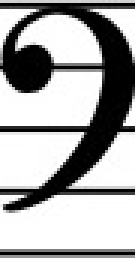
#> input picture resources/templates/clef/bass_1.jpg, 45 x 86 px (shown 3 times larger); its folder holds only this picture in this run
$ python midi_example.py
#> lines starting #> are read from the running program, lines starting #| are printed output that depends on the picture; after the words box and inside, x2 and y2 are one past the last pixel; in counts of white or black regions, pixels touching at a corner belong together
### music_detection/utils/template.py
from enum import Enum

import cv2

from music_detection.utils.preprocessing_functions import generate_thresholded_image


class Template:
    """
    Holds the image template and the type of template. Should probably better be a generic type
    with the enum type.
    """
    def __init__(self, path: str, enum_type: Enum):
        self.template = generate_thresholded_image(cv2.imread(path), True)
        self.type = enum_type

### music_detection/utils/preprocessing_functions.py
import cv2
import numpy as np


# [16 lines left out: function generate_edge_map, not called in this run]


def generate_thresholded_image(image:np.ndarray, binary_inv:bool=True) -> np.ndarray :
    """
    Thresholds PreprocessingManager.image \n
        :param image: np.ndarray, image to be processed
        :param binary_inv: bool, if true the black regions of the original image are in white on the resulting edge map. Otherwise they remain black
        :return: np.ndarray, thresholded image
    """
#> called with binary_inv = True
    im_gray = cv2.cvtColor(image, cv2.COLOR_BGR2GRAY)
#> image is the input picture: shape (86, 45, 3); min 0, max 255, mean 167.3
    im_blur = cv2.GaussianBlur(im_gray, (3, 3), 0)
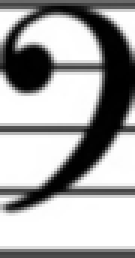
#> im_blur: shape (86, 45) (shown 3 times larger); min 0, max 255, mean 166
    im_adapt_thresh = cv2.adaptiveThreshold(im_blur, 255, cv2.ADAPTIVE_THRESH_MEAN_C,
                        cv2.THRESH_BINARY_INV, 11, 2)
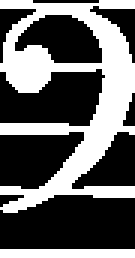
#> im_adapt_thresh: shape (86, 45) (shown 3 times larger); 38.9% white; 2 white regions, box (x1, y1, x2, y2) and area: (0, 0, 45, 71) 1369, (0, 83, 45, 86) 135
    #Closing operation
    #kernel = cv2.getStructuringElement(cv2.MORPH_RECT, (3, 3))
    #im_morph = cv2.morphologyEx(im_adapt_thresh, cv2.MORPH_CLOSE, kernel)

    im_morph=im_adapt_thresh.copy()

    if binary_inv ==False :
        im_morph=255-im_morph

    return im_morph

### music_detection/utils/midi_writer.py
from music_detection.staff import Staff
from music_detection.note import Note
from music_detection.time_enum import TimeSignatureEnum
from music_detection.note_enum import NoteEnum

import midiutil as mu
import math


class MIDIWriter :
    def __init__(self, num_tracks=0) :
        self.num_tracks = 0
        self.track_list = list()
        for i in range(num_tracks) :
            self.addTrack()

    def addStaff(self, track_id:int, staff:Staff) :
        """add Staff object to a specific track. \n
        inputs :
            -track_id : int, index of the track in MIDIWriter.track_list
            -staff : Staff object to be added
        """
        self.track_list[track_id].staff_list.append(staff)

    def writeToFile(self, file_name:str) :
        """Writes the tracks in a MIDIFile and saves it. \n
        input :
            -file_name : string, name of the generated MIDI file (with .mdi extension).
                        Can be a path as well.
        """

        file = mu.MIDIFile(self.num_tracks)
        for track_id,track in enumerate(self.track_list) :
            time = track.start_time
            for staff in track.staff_list :
                file.addTempo(track_id,time,staff.tempo)
                numerator, denominator, clocks_amount = self.__get_time_signature_values(staff.time_signature)
                file.addTimeSignature(track_id, time,numerator,int(math.log(denominator, 2)),clocks_amount)
                for measure in staff.measure_list :
                    for note in measure.note_list :
                        if note.name != NoteEnum.REST:
                            file.addNote(track_id, 0, self.__pitch_convert(note), time, note.duration, 127)
                        time+= note.duration

        with open(file_name,"wb") as output_file :
            file.writeFile(output_file)
        output_file.close()

    def addTrack(self,start_time=0, staff_list = []):
        """Creates and adds a new Track object to MIDIWriter.track_list. \n
        inputs :
            -start-time : time of the first note on of the track
            -staff_list : list, contains Staff objects to be added in the track
        """
        self.track_list.append(Track(start_time,staff_list))
        self.num_tracks +=1


    # [49 lines left out: functions __pitch_convert, __get_time_signature_values, not called in this run]


class Track :
    def __init__(self, start_time=0, staff_list=[]) :
        self.start_time = 0
        self.staff_list = staff_list

### music_detection/staff.py

import numpy as np
import cv2

from .measure import Measure
from .key_enum import KeyEnum
from .time_enum import TimeSignatureEnum
from .utils.template_manager import TemplateManager
from .utils.template_matching import pick_template


class Staff:
    def __init__(self, image: np.ndarray, line_gap):
        """
        Initialize the staff with a binary image and the line gap of the staff
        :param image:
        :param line_gap:
        """
        self.key = KeyEnum.UNDEFINED
        self.scale = 0  # the scale is represented as the number of sharps / flats attached to the key
        self.time_signature = TimeSignatureEnum.UNDEFINED
        self.measure_list = []
        self.line_gap = line_gap
        self.image = image #Actual picture of the staff
        self.tempo = 120 #overall tempo of the music score in bpm, default MIDI value is 120 bpm

    # [43 lines left out: functions segment_and_divide_staff, __extract_bar_lines_info, not called in this run]

### music_detection/measure.py
import numpy as np

from music_detection.key_enum import KeyEnum
from music_detection.time_enum import TimeSignatureEnum
from music_detection.utils.shape_handler import ShapeHandler


class Measure:
    def __init__(self, image:np.ndarray=None,elements_info:np.ndarray=np.empty(0), line_gap : int = 0):
        self.position_in_image = []
        self.note_list = []
        self.time_signature = TimeSignatureEnum.UNDEFINED
        self.line_gap = line_gap
        self.key = KeyEnum.UNDEFINED
        self.scale = 0
        self.image = image #Actual picture of the staff

        #array containing information about the different elements in the measure
        #these information are stored in the following order :
        #[x_upper_left_corner, y_upper_left_corner, width, height,_]
        self.elements_info=elements_info

    # [38 lines left out: function identify_elements, not called in this run]

### music_detection/note.py
from .accidentals_enum import AccidentalsEnum
from .note_enum import NoteEnum


class Note:
    def __init__(self, name=NoteEnum.UNDEFINED, octave: int = 0, duration: float = 0):
        self.name = name
        self.octave = octave
        self.duration = duration
        self.accidental = None

    # [38 lines left out: functions from_pitch_duration, update_scale, not called in this run]

### music_detection/utils/template_manager.py
import glob
import os

from music_detection.accidentals_enum import AccidentalsEnum
from music_detection.key_enum import KeyEnum
from music_detection.rest_enum import RestsEnum
from music_detection.time_enum import TimeSignatureEnum
from music_detection.utils.template import Template


class TemplateManager:
    """
    Holds the image templates for all the templates used in template matching.
    """
    def __init__(self, path):
        self.path = path
        self.clef = []
        self.time_signature = []
        self.rests = []
        self.accidentals = []
        self.__build_clef_template()
        self.__build_time_template()
        self.__build_rests_template()
        self.__build_accidentals_template()

    def __build_clef_template(self):
        """
        Create the template vector for the keys / clefs. It is expected that the template
        names start with bass, treble, or alto.
        """
        for clef in glob.glob(os.path.join(self.path, "clef/*")):
            if "bass" in clef:
                clef_type = KeyEnum.FA
            else:
                if "treble" in clef:
                    clef_type = KeyEnum.SOL
                else:
                    clef_type = KeyEnum.DO
            self.clef.append(Template(clef, clef_type))

    def __build_time_template(self) -> None:
        """
        Create the template vector for time signatures. The enum is built by forming a tuple
        with the first 2 characters in the template name.
        """
        for time in glob.glob(os.path.join(self.path, "time/*")):
            name = os.path.splitext(os.path.basename(time))[0]
            if name == "common":
                time_type = TimeSignatureEnum.COMMON
            else:
                time_type = TimeSignatureEnum((int(name[0]), int(name[1])))
            self.time_signature.append(Template(time, time_type))

    def __build_rests_template(self):
        for rests in glob.glob(os.path.join(self.path, "rests/*")):
            if "half_rest_1" in rests:
                rests_type = RestsEnum.HALF
            else:
                if "whole_rest" in rests:
                    rests_type = RestsEnum.WHOLE
                else:
                    if "quarter_rest" in rests:
                        rests_type = RestsEnum.QUARTER
                    else:
                        rests_type = RestsEnum.EIGHTH
            self.rests.append(Template(rests, rests_type))

    def __build_accidentals_template(self):
        for accidentals in glob.glob(os.path.join(self.path, "accidentals/*")):
            if "flat" in accidentals:
                accidentals_type = AccidentalsEnum.FLAT
            else:
                if "sharp" in accidentals:
                    accidentals_type = AccidentalsEnum.SHARP
                else:
                    accidentals_type = AccidentalsEnum.NATURAL
            self.accidentals.append(Template(accidentals, accidentals_type))

### examples/midi_encoding/midi_example.py
import numpy as np
import midiutil as mu
import sys, os

sys.path.insert(0,os.getcwd())

from music_detection.utils.midi_writer import *
from music_detection.measure import Measure
from music_detection.staff import Staff
from music_detection.note import Note
from music_detection.note_enum import NoteEnum
from music_detection.time_enum import TimeSignatureEnum

##testset creation
twinkle_staffs = [Staff(None, 0) for i in range(3)]
octave_number = 4
notes_twinkle = [[NoteEnum.DO, NoteEnum.DO, NoteEnum.SOL, NoteEnum.SOL, NoteEnum.LA, NoteEnum.LA, NoteEnum.SOL, NoteEnum.FA, NoteEnum.FA,
        NoteEnum.MI, NoteEnum.MI, NoteEnum.RE, NoteEnum.RE, NoteEnum.DO],[ NoteEnum.SOL, NoteEnum.SOL, NoteEnum.FA, NoteEnum.FA,
        NoteEnum.MI, NoteEnum.MI, NoteEnum.RE,NoteEnum.SOL, NoteEnum.SOL, NoteEnum.FA, NoteEnum.FA,NoteEnum.MI, NoteEnum.MI, NoteEnum.RE],
        [NoteEnum.DO, NoteEnum.DO, NoteEnum.SOL, NoteEnum.SOL, NoteEnum.LA, NoteEnum.LA, NoteEnum.SOL, NoteEnum.FA, NoteEnum.FA,
        NoteEnum.MI, NoteEnum.MI, NoteEnum.RE, NoteEnum.RE, NoteEnum.DO]]
durations_twinkle = [[1,1,1,1,1,1,2,1,1,1,1,1,1,2],[1,1,1,1,1,1,2,1,1,1,1,1,1,2],[1,1,1,1,1,1,2,1,1,1,1,1,1,2]]

for k,staff in enumerate(twinkle_staffs) :
    staff.time_signature = TimeSignatureEnum.COMMON
    bar_length= 0
    new_measure = Measure()
    notes =notes_twinkle[k]
    duration = durations_twinkle[k]
    for i,note in enumerate(notes) :
        new_note = Note(note, octave_number, duration[i])
        new_measure.note_list.append(new_note)
        bar_length += duration[i]
        if bar_length==4 :
            bar_length = 0
            staff.measure_list.append(new_measure)
            new_measure = Measure()

#MidiWriter Object creation end initialization
mw = MIDIWriter(1)
for staff in twinkle_staffs :
    mw.addStaff(0,staff)

#Writing to file
mw.writeToFile("result_twinkle.mid")
#> (the call stopped at in writeToFile, `file = mu.MIDIFile(self.num_tracks)`: midiutil is not available in this run)

$ run again, on resources/templates/clef/treble_4.jpg
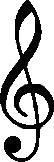
#> input picture resources/templates/clef/treble_4.jpg, 54 x 162 px
#> in generate_thresholded_image, image is the input picture: shape (162, 54, 3); min 0, max 255, mean 179.9
#> in generate_thresholded_image, `im_blur = cv2.GaussianBlur(im_gray, (3, 3), 0)`:
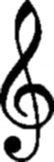
#> im_blur: shape (162, 54); min 0, max 255, mean 179.7
#> in generate_thresholded_image, `im_adapt_thresh = cv2.adaptiveThreshold(im_blur, 255, cv2.ADAPTIVE_THR..`:
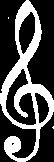
#> im_adapt_thresh: shape (162, 54); 30.1% white; 3 white regions (2 under 20 px), largest, box (x1, y1, x2, y2) and area: (0, 0, 54, 162) 2628

$ run again, on resources/templates/clef/treble_1.jpg
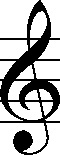
#> input picture resources/templates/clef/treble_1.jpg, 60 x 155 px
#> in generate_thresholded_image, image is the input picture: shape (155, 60, 3); min 0, max 255, mean 174.2
#> in generate_thresholded_image, `im_blur = cv2.GaussianBlur(im_gray, (3, 3), 0)`:
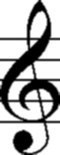
#> im_blur: shape (155, 60); min 0, max 255, mean 174.1
#> in generate_thresholded_image, `im_adapt_thresh = cv2.adaptiveThreshold(im_blur, 255, cv2.ADAPTIVE_THR..`:
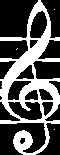
#> im_adapt_thresh: shape (155, 60); 34.3% white; 4 white regions (3 under 20 px), largest, box (x1, y1, x2, y2) and area: (0, 0, 60, 155) 3183
